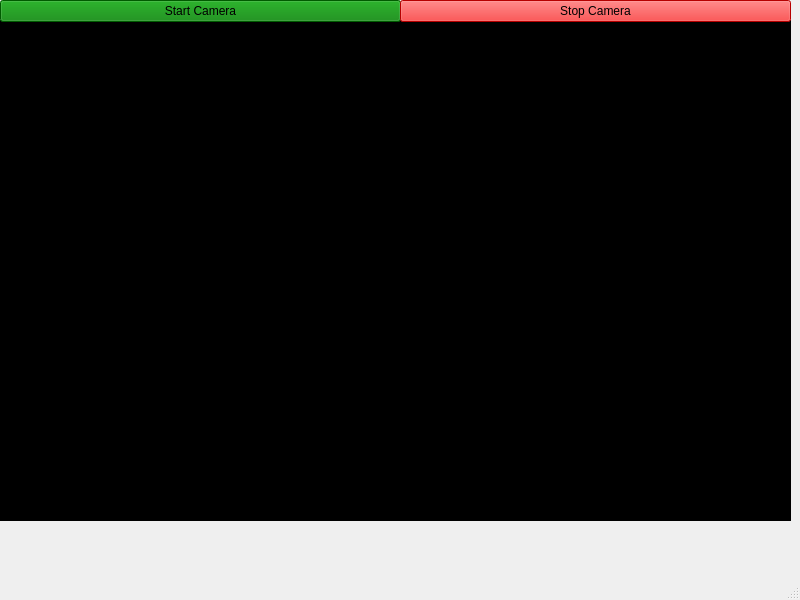
<?xml version="1.0" encoding="UTF-8"?>
<ui version="4.0">
 <class>MainWindow</class>
 <widget class="QMainWindow" name="MainWindow">
  <property name="geometry">
   <rect>
    <x>0</x>
    <y>0</y>
    <width>800</width>
    <height>600</height>
   </rect>
  </property>
  <property name="windowTitle">
   <string>MainWindow</string>
  </property>
  <widget class="QWidget" name="centralwidget">
   <widget class="QCameraViewfinder" name="widget_Camera_View" native="true">
    <property name="geometry">
     <rect>
      <x>0</x>
      <y>20</y>
      <width>791</width>
      <height>501</height>
     </rect>
    </property>
    <property name="styleSheet">
     <string notr="true">background-color: rgb(0, 0, 0);</string>
    </property>
   </widget>
   <widget class="QPushButton" name="pushButton_Start_Camera">
    <property name="geometry">
     <rect>
      <x>0</x>
      <y>0</y>
      <width>401</width>
      <height>22</height>
     </rect>
    </property>
    <property name="styleSheet">
     <string notr="true">background-color: rgb(0, 128, 0);</string>
    </property>
    <property name="text">
     <string>Start Camera</string>
    </property>
   </widget>
   <widget class="QPushButton" name="pushButton_Stop_Camera">
    <property name="geometry">
     <rect>
      <x>400</x>
      <y>0</y>
      <width>391</width>
      <height>22</height>
     </rect>
    </property>
    <property name="styleSheet">
     <string notr="true">background-color: rgb(255,0, 0);</string>
    </property>
    <property name="text">
     <string>Stop Camera</string>
    </property>
   </widget>
  </widget>
  <widget class="QMenuBar" name="menubar">
   <property name="geometry">
    <rect>
     <x>0</x>
     <y>0</y>
     <width>800</width>
     <height>21</height>
    </rect>
   </property>
  </widget>
  <widget class="QStatusBar" name="statusbar"/>
 </widget>
 <customwidgets>
  <customwidget>
   <class>QCameraViewfinder</class>
   <extends>QWidget</extends>
   <header location="global">qcameraviewfinder.h</header>
   <container>1</container>
  </customwidget>
 </customwidgets>
 <resources/>
 <connections/>
</ui>
